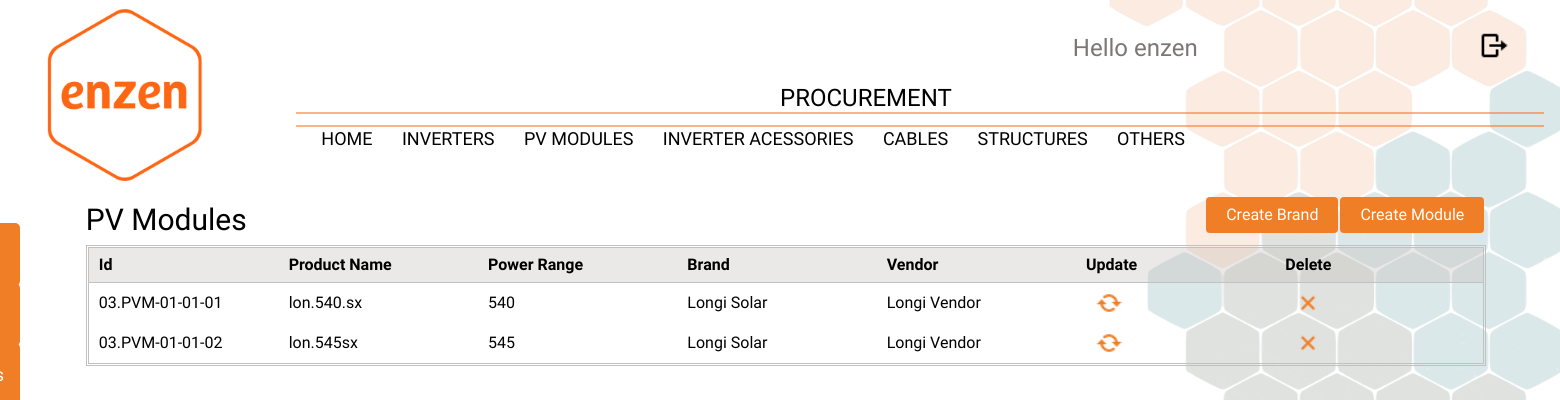
/pv_modules/ (signed in), run on an earlier commit of the app's database.
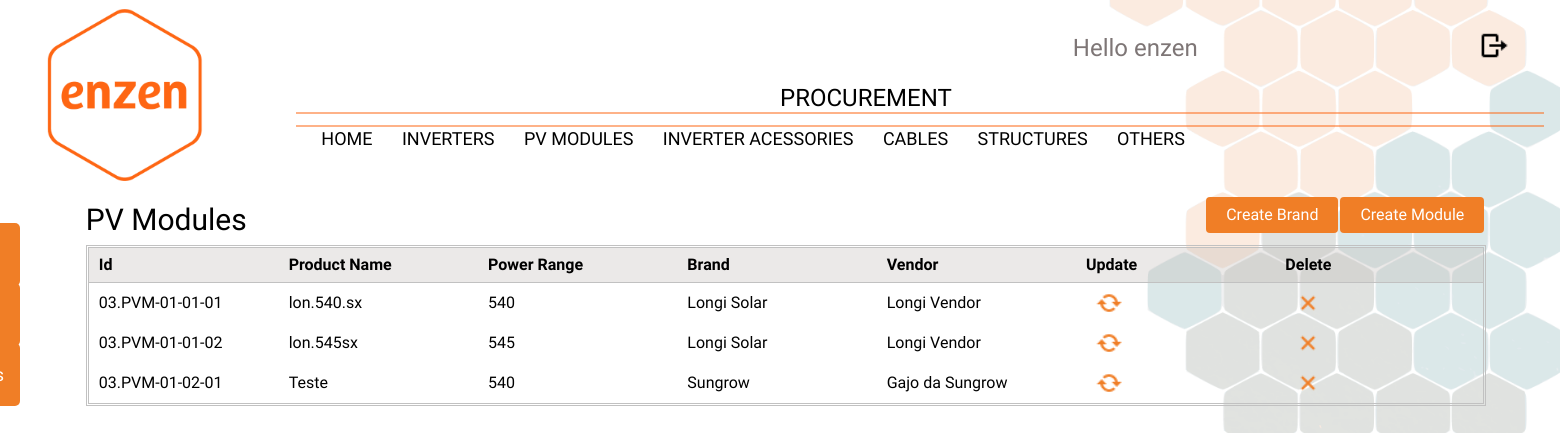
And on a later commit of the database.
### procurement/models.py (models this page shows, shortened)
class pv_modules(models.Model):
    modules_id = models.CharField(max_length=50,default='03.PVM-01')
    brand = models.ForeignKey(pv_module_brand, on_delete=models.SET_NULL, related_name='marcas_modules',blank=True,null=True)
    product_name = models.CharField(max_length=50)
    power_range = models.ForeignKey(pv_modules_power,on_delete=models.SET_NULL, related_name='power_modules',blank=True,null=True)
    price_EXW = models.FloatField(max_length=30)
    price_CIF = models.FloatField(max_length=30)
    price_DDP = models.FloatField(max_length=30)
    price_FOB = models.FloatField(max_length=30)
    payment_conditions = models.TextField()

class pv_modules_power(models.Model):
    power_id = models.CharField(max_length=50)
    power = models.IntegerField()
    def __str__(self):
        return str(self.power)

class pv_module_brand(models.Model):
    brand_id = models.CharField(max_length=10)
    name = models.CharField(max_length=50)
    link = models.CharField(max_length=150)
    vendor_name = models.CharField(max_length=100)
    vendor_contact = models.CharField(max_length=100)
    vendor_email = models.CharField(max_length=100)
    def __str__(self):
        return self.name

### procurement/views.py (the view)
# urls.py: path('pv_modules/',views.pv_module, name='pv_modules'),
@login_required(login_url='/login')
def pv_module(request):
    parts = pv_modules.objects.all()
    return render(request,'Procurement/procurement_part/pv_modules.html',{'pv_module':parts})

### templates/Procurement/procurement_part/pv_modules.html (shortened to what this page needs)
{% extends "Procurement/base.html" %}
{% block content %}
    <div class="top_creation">
        <h1 class="tittle_component">PV Modules</h1>
        <a href="/pv_modules/create_pv_modules" class="bottons2">Create Module</a>
        <a href="{% url 'O_and_M:pv_modules_brand' %}" class="bottons2">Create Brand</a>
    </div>
    <br></br>
<div class="table123">
<table id="myTable2">
    <tr>
        <th onclick="sortTable(0)">Id</th>
        <th onclick="sortTable(1)">Product Name</th>
        <th onclick="sortTable2(2)">Power Range</th>
        <th onclick="sortTable(3)">Brand</th>
        <th onclick="sortTable(4)">Vendor</th>
        <th>Update</th>
        <th>Delete</th>
    </tr>
    {% for i in pv_module %}
    <tr>
        <td><a href="{% url 'O_and_M:modules_detail' i.id %}">{{ i.modules_id }}</a></td>
        <td>{{ i.product_name }}</td>
        <td>{{ i.power_range }}</td>
        <td>{{ i.brand }}</td>
        <td>{{ i.brand.vendor_name }}</td>
        <td><a href="#" class="part_creation2"><img class="reboot_icon"/></a></td>
        <td><a href="{% url 'O_and_M:delete_module' i.id %}" class="part_creation2"><img class="delete_icon"/></a></td>
    </tr>
    {% endfor %}
</table>
</div>
{% endblock %}

What changed in the data, as far as the page shows it:
added pv_modules: modules_id "03.PVM-01-02-01", product_name "Teste", power_range "540", brand "Sungrow", brand.vendor_name "Gajo da Sungrow"
